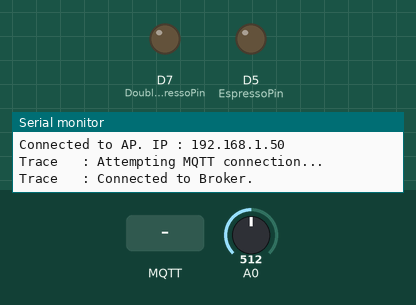
The sketch below on a simulated ESP8266 (NodeMCU). Shown: output pins drawn as LEDs (lit = HIGH), the last lines printed to the serial monitor. Inputs (shaded band) come from the test bench; at power-on: A0 = 512. WiFi joins after 1.5 s; servers stay silent unless stated; network time is answered at once with the bench clock; the local clock reads 2024-03-15 10:24:30 at power-on unless the sketch sets it; no MQTT or app messages arrive unless stated.

Above: at 6.2 s.
6.3 s: MQTT message "espresso" arrives on the first subscribed topic
At 7.0 s:
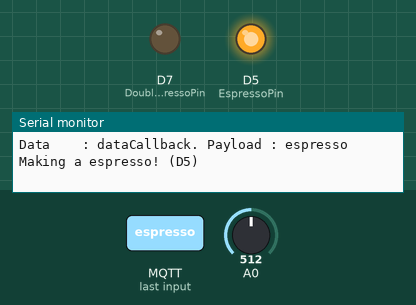
Timing chart, 0 to 9.9 s (numbered marks = the images above; inputs shaded):
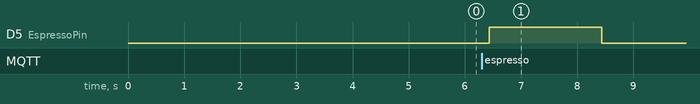

Measured:
- after the input at 6.3 s, D5 (EspressoPin): LOW → HIGH after 0.14 s, → LOW 2.0 s later

The sketch:

maqiatto.ino
```cpp
#include <ESP8266WiFi.h>
#include <Arduino.h>

#include "MQTTConnector.h"
#include "Credentials.h"

#define WIFI_TIMEOUT 5000
#define LOOP_TIMEOUT 100

#define EspressoPin 14
#define DoubleEspressoPin 13
#define buttonPin 4


void WiFiBegin(const char* ssid, const char* pass)
{
  WiFi.begin(ssid, pass);
  Serial.printf("Waiting for AP connection ...\n");
  while(WiFi.status() != WL_CONNECTED)
  {
    delay(WIFI_TIMEOUT);
    Serial.printf(".");
  }
  IPAddress ip = WiFi.localIP();
  Serial.printf("\nConnected to AP. IP : %d.%d.%d.%d\n",
    ip[0],ip[1],ip[2],ip[3]);
}

void setup()
{
  Serial.begin(9600);
  Serial.setDebugOutput(true);
  WiFiBegin(STA_SSID, STA_PASS);
  MQTTBegin();
  TimeBegin();
  pinMode(EspressoPin, OUTPUT);
  pinMode(DoubleEspressoPin, OUTPUT);
  pinMode(buttonPin, INPUT);

}

void loop()
{
  MQTTLoop();
  CoffeeLoop();
  delay(LOOP_TIMEOUT);
}
```

Credentials.h
```cpp
#ifndef ARDUINO_CREDENTIALS_H
#define ARDUINO_CREDENTIALS_H

/* WiFi Credentials to connect Internet */
#define STA_SSID "Wlan 2"
#define STA_PASS "Geodreieck54!"

/* Provide MQTT broker credentials as denoted in maqiatto.com. */
#define MQTT_BROKER       "maqiatto.com"
#define MQTT_BROKER_PORT  1883
#define MQTT_USERNAME     "ferdi9@hotmail.de"
#define MQTT_KEY          "vEC7JNU2dERes8C"


/* Provide topic as it is denoted in your topic list.
 * For example mine is : cadominna@gmail.com/topic1
 * To add topics, see https://www.maqiatto.com/configure
 */
#define COFFEE_HIST_TOPIC    "ferdi9@hotmail.de/coffeeshistory"
#define COFFEE_MAKE_TOPIC    "ferdi9@hotmail.de/makecoffee"

#endif /* ARDUINO_CREDENTIALS_H */
```

MQTTConnector.cpp
```cpp
#include <ESP8266WiFi.h>
#include <PubSubClient.h>

#include "MQTTConnector.h"
#include "Credentials.h"

WiFiClient wifiClient;
PubSubClient mqttClient(wifiClient);


boolean mqttInitCompleted = false;
String clientId = "IoTPractice-" + String(ESP.getChipId());


//Coffee and Time Setup
#include <NTPClient.h>
#include <WiFiUdp.h>


WiFiUDP ntpUDP;
NTPClient timeClient(ntpUDP, "pool.ntp.org");

void TimeBegin()
{
  timeClient.begin();
  timeClient.setTimeOffset(3600);
}

String getdatetime()
{
  timeClient.update();
    String formattedTime = timeClient.getFormattedTime();
    //Serial.print("Formatted Time: ");
    //Serial.println(formattedTime);

    unsigned long epochTime = timeClient.getEpochTime();
    time_t rawtime = epochTime;
    struct tm *ptm = gmtime(&rawtime);
    int monthDay = ptm->tm_mday;
    int currentMonth = ptm->tm_mon+1;
    int currentYear = ptm->tm_year+1900;


    String currentDate = String(currentYear) + "-" + String(currentMonth) + "-" + String(monthDay);
    //Serial.print("Current date: ");
    //Serial.println(currentDate);
    return (currentDate + ", " + formattedTime);
}

void makeCoffee(int CoffeePin)
{
  digitalWrite(CoffeePin, HIGH);
  delay(2000);
  digitalWrite(CoffeePin, LOW);
}

void publishCoffee(String CoffeeType)
{
    String answer = (getdatetime() + ", " + CoffeeType);
    char* char_answer = &answer[0];
    if(MQTTPublish(COFFEE_HIST_TOPIC, char_answer))
    {
      Serial.printf("MQTTPublish was succeeded.\n");
    }
}

//function to brew coffee by Type (espresso or double_espresso)
boolean MQTTMakeCoffee(String CoffeeType)
{
  boolean retval = true;
  if (CoffeeType == "espresso")
  {
    Serial.printf("Making a espresso! (D5)\n");
    makeCoffee(14);
    publishCoffee(CoffeeType);
    delay(15000);
  }
  else if (CoffeeType == "double_espresso")
  {
    Serial.printf("Making a double espresso! (D7)\n");
    makeCoffee(13);
    publishCoffee(CoffeeType);
    delay(15000);
  }
  else //if none of the above is true
  {
    retval = false;
    Serial.printf("Error receiving CoffeeType \n", CoffeeType);
  }
  return retval;
}


/* Incoming data callback. */
void dataCallback(char* topic, byte* payload, unsigned int length)
{
  char payloadStr[length + 1];
  memset(payloadStr, 0, length + 1);
  strncpy(payloadStr, (char*)payload, length);
  Serial.printf("Data    : dataCallback. Topic : [%s]\n", topic);
  Serial.printf("Data    : dataCallback. Payload : %s\n", payloadStr);
  MQTTMakeCoffee(payloadStr);
}


void performConnect()
{
  uint16_t connectionDelay = 5000;
  while (!mqttClient.connected())
  {
    Serial.printf("Trace   : Attempting MQTT connection...\n");
    if (mqttClient.connect(clientId.c_str(), MQTT_USERNAME, MQTT_KEY))
    {
      Serial.printf("Trace   : Connected to Broker.\n");

      /* Subscription to your topic after connection was succeeded.*/
      MQTTSubscribe(COFFEE_MAKE_TOPIC);
    }
    else
    {
      Serial.printf("Error!  : MQTT Connect failed, rc = %d\n", mqttClient.state());
      Serial.printf("Trace   : Trying again in %d msec.\n", connectionDelay);
      delay(connectionDelay);
    }
  }
}

boolean MQTTPublish(const char* topic, char* payload)
{
  boolean retval = false;
  if (mqttClient.connected())
  {
    retval = mqttClient.publish(topic, payload);
  }
  return retval;
}

boolean MQTTSubscribe(const char* topicToSubscribe)
{
  boolean retval = false;
  if (mqttClient.connected())
  {
    retval = mqttClient.subscribe(topicToSubscribe);
  }
  return retval;
}

boolean MQTTIsConnected()
{
  return mqttClient.connected();
}

void MQTTBegin()
{
  mqttClient.setServer(MQTT_BROKER, MQTT_BROKER_PORT);
  mqttClient.setCallback(dataCallback);
  mqttInitCompleted = true;
}

void MQTTLoop()
{
  if(mqttInitCompleted)
  {
    if (!MQTTIsConnected())
    {
      performConnect();
    }
    mqttClient.loop();
  }
}

void CoffeeLoop(){
  //if under 415 and above 390 --> coffe is made
  int number = analogRead(A0);
  if ((390 < number) && (number < 410)){
     Serial.println("Coffee is made");
     //Serial.println(number);
     publishCoffee("espresso");
     delay(15000);
     Serial.println("Done with brewing coffee");
  }
}
```

MQTTConnector.h
```cpp
#ifndef ARDUINO_MQTTCONNECTOR_H
#define ARDUINO_MQTTCONNECTOR_H

#include <Arduino.h>

void    MQTTBegin();
void    TimeBegin();
void    MQTTLoop();
void    CoffeeLoop();
boolean MQTTPublish(const char* topic, char* payload);
boolean MQTTSubscribe(const char* topicToSubscribe);
boolean MQTTIsConnected();

#endif /* ARDUINO_MQTTCONNECTOR_H */
```
